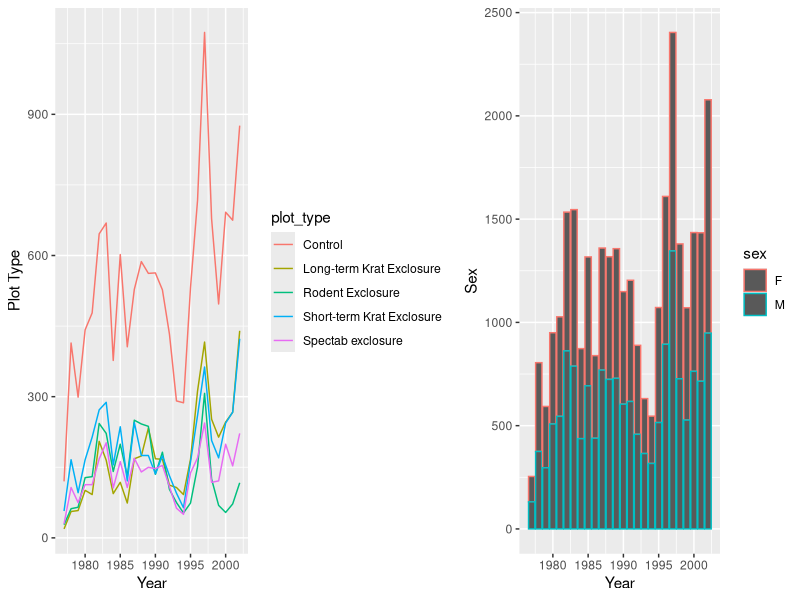
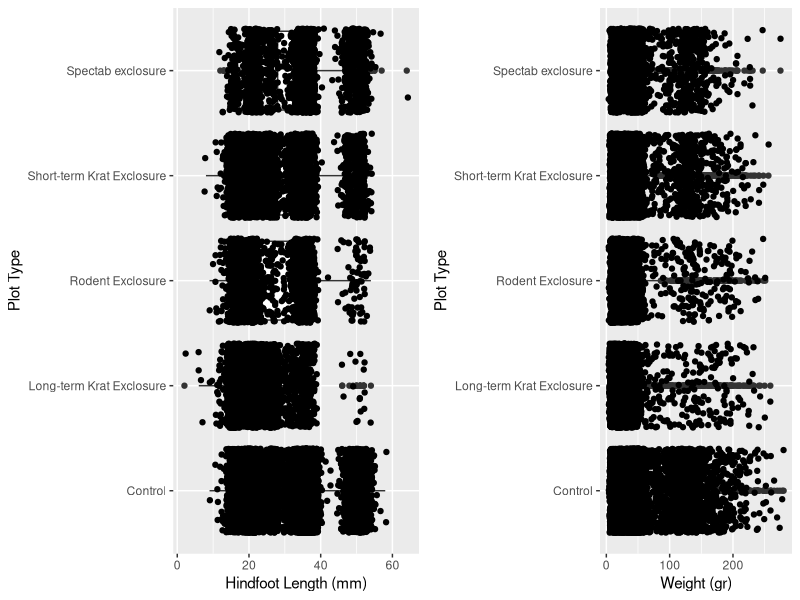
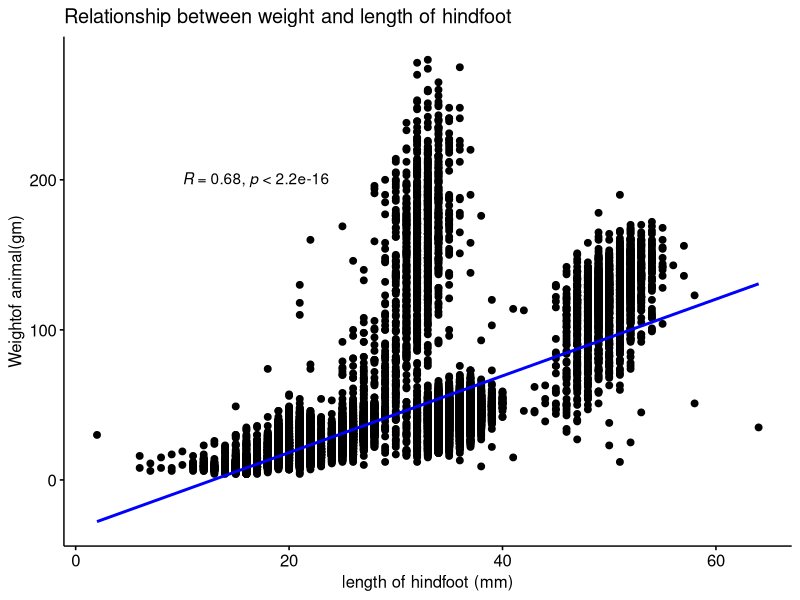
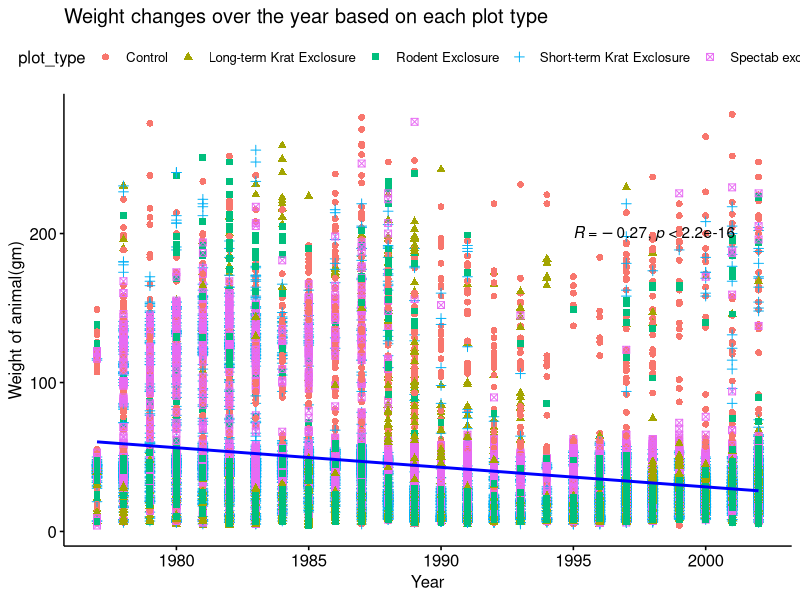
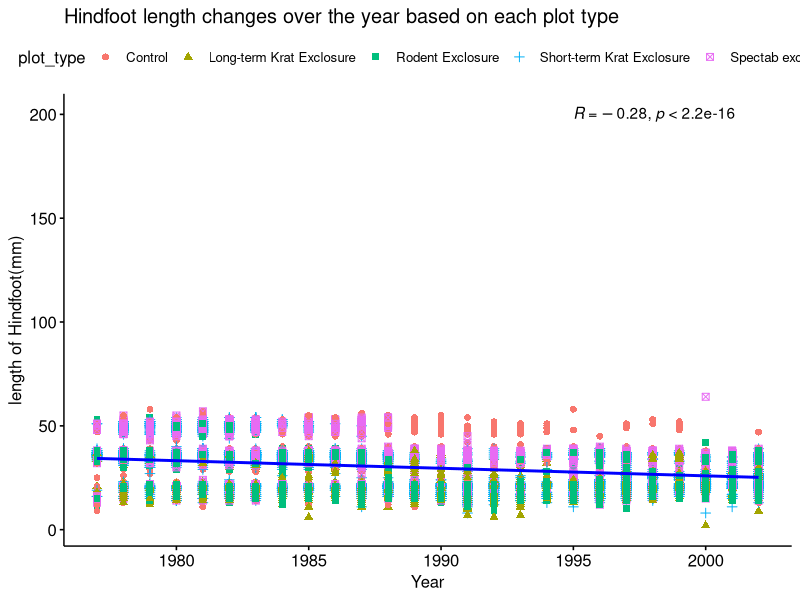
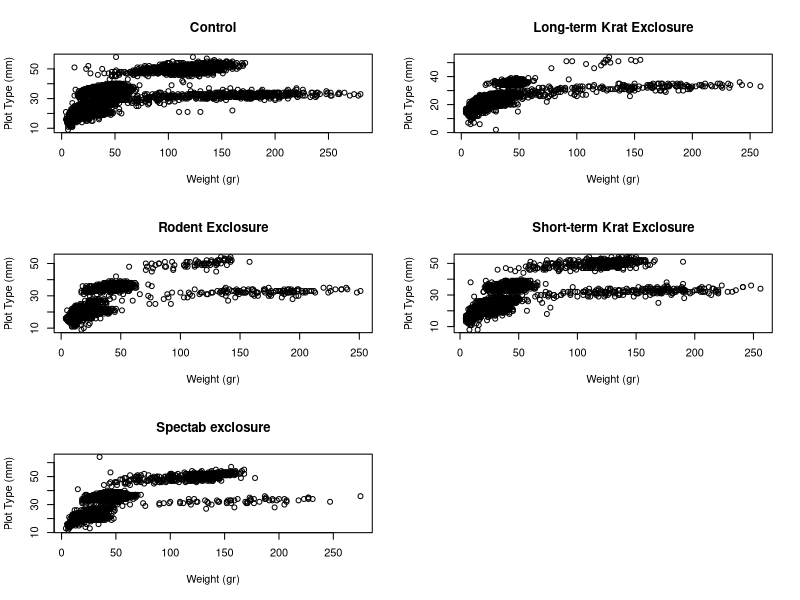
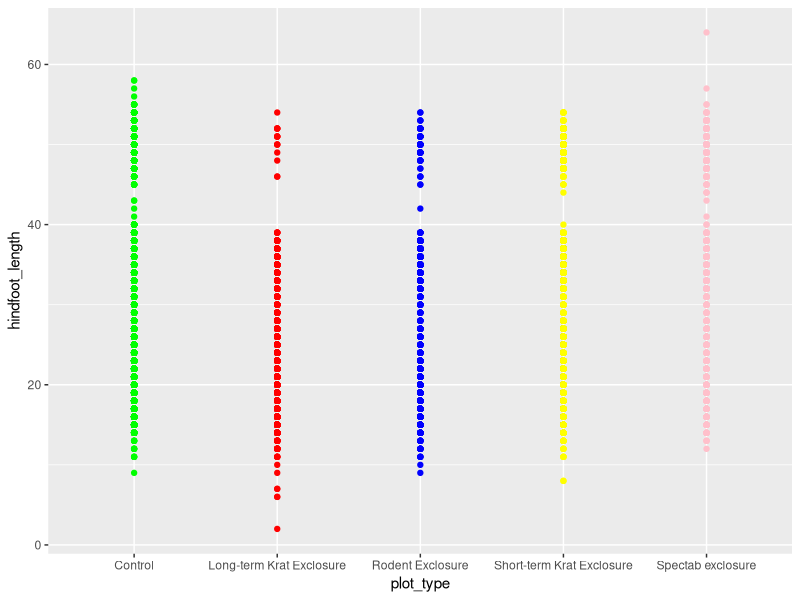

The R script that drew these images, in order:
## ---- chunk 1
knitr::opts_chunk$set(echo = TRUE)
## ---- chunk 2
library(tidyverse)
library(lubridate)
library(gridExtra)
library(ggplot2)
library(dbplyr)
library(ggpubr)
library(kableExtra)
## ---- chunk 3
surveys_combined <- read.csv("data/combined.csv")
## ---- chunk 4
#find the unique value of observed columns 
csex <- toString(levels(unique(surveys_combined$sex)))
cplot_type <- toString(levels(unique(surveys_combined$plot_type)))
cplot_id <- toString(sort(unique(surveys_combined$plot_id), decreasing = FALSE))
cgenus <- toString(levels(unique(surveys_combined$genus)))
cspecies <- toString(levels(unique(surveys_combined$species)))
cspecies_id <- toString(levels(unique(surveys_combined$species_id)))
#create the table of unique value
tbl_str <- data.frame( "Sex" = c(csex), "Plot Type" = c(cplot_type), 
                        "Plot ID" = c(cplot_id), "Genus" = c(cgenus), 
                        "Species" = c(cspecies), "Species ID" = c(cspecies_id))
kable(tbl_str, "html") %>%
  kable_styling(bootstrap_options = c("striped", "hover", "condensed", "responsive"))
## ---- chunk 5
surveys_combined_clear<- surveys_combined %>% 
  filter(!is.na(sex), sex != "", !is.na(hindfoot_length),hindfoot_length != "",
         !is.na(weight), weight != "") 
## ---- chunk 6
#create the table of nrow value before and after cleaning the data
tbl_nrow <- data.frame( "Before" = prettyNum(nrow(surveys_combined), big.mark = ","), 
                        "After" = prettyNum(nrow(surveys_combined_clear), big.mark = ","))
kable(tbl_nrow, "html") %>%
  kable_styling(
    bootstrap_options = c("striped", "hover", "condensed", "responsive"), full_width = F) %>%
    add_header_above(c("Data Cleaning " = 2))
## ---- chunk 7
#create statatistical summarize
summary(surveys_combined_clear)
## ---- chunk 8
#create line chart plot type per year
year_plot_type <- surveys_combined_clear %>% group_by(year, plot_type) %>% tally()
line_chart <- ggplot(year_plot_type, aes(x=year, y=n, color=plot_type)) + 
  geom_line() + xlab("Year") + ylab("Plot Type")
#create bar chart sex per year
year_sex <- surveys_combined_clear %>% group_by(year, sex) %>% tally()
bar_chart <- ggplot(year_sex, aes(x=year, y=n, color=sex)) + 
  geom_bar(stat="identity") + xlab("Year") + ylab("Sex")
#put chart to grid
timeseries_plot <- grid.arrange(line_chart, bar_chart, ncol=2, widths=c(8,6))
## ---- chunk 9
#create boxplot chart weight per plot_type
boxplot_chart_weight <- ggplot(surveys_combined_clear, aes(x=weight, y=plot_type))+
  geom_boxplot()+xlab("Weight (gr)")+ylab("Plot Type") +  geom_jitter()
#create boxplot chart hindfoot length per plot_type
boxplot_chart_length <- ggplot(surveys_combined_clear, aes(x=hindfoot_length, y=plot_type))+
  geom_boxplot()+xlab("Hindfoot Length (mm)")+ylab("Plot Type") + geom_jitter()
#put chart to grid
frequency_plot <- grid.arrange(boxplot_chart_length, boxplot_chart_weight, ncol=2, widths=c(8,7))
## ---- chunk 10
# Created by supria
# Scatter plot with correlation coefficient
#:::::::::::::::::::::::::::::::::::::::::::::::::
sp <- ggscatter(surveys_combined_clear, x = "hindfoot_length", y = "weight",
                title = "Relationship between weight and length of hindfoot", 
                xlab = "length of hindfoot (mm)", ylab = "Weightof animal(gm)",
                add = "reg.line",  # Add regressin line
                add.params = list(color = "blue", fill = "lightgray"), # Customize reg. line
                conf.int = TRUE # Add confidence interval
                )
# Add correlation coefficient
final.plot <- sp + stat_cor(method = "pearson", label.x = 10, label.y = 200)
final.plot
## ---- chunk 11
# created by supria
wg <- ggscatter(data=surveys_combined_clear, x='year',y='weight', 
                color ="plot_type", shape = "plot_type", 
                title = "Weight changes over the year based on each plot type", 
                xlab = "Year", ylab = "Weight of animal(gm)",
                add = "reg.line",  # Add regressin line
                add.params = list(color = "blue","red","green","yellow","pink", 
                                  fill = "lightgray"), # Customize reg. line
                conf.int = TRUE # Add confidence interval
                )  
# Add correlation coefficient
final.wg <- wg + stat_cor(method = "pearson", label.x = 1995, label.y = 200)
final.wg
## ---- chunk 12
# Created by supria
# Extend the regression lines beyond the domain of the data
##hindfoot changes over the year
hd <- ggscatter(data=surveys_combined_clear, x='year',y='hindfoot_length', 
                color ="plot_type",shape = "plot_type",
                title = "Hindfoot length changes over the year based on each plot type", 
                xlab = "Year", ylab = "length of Hindfoot(mm)",
                add = "reg.line",  # Add regressin line
                add.params = list(color = "blue","red","green","yellow","pink", 
                                  fill = "lightgray"), # Customize reg. line
                conf.int = TRUE # Add confidence interval
                )  
# Add correlation coefficient
final.hd<- hd + stat_cor(method = "pearson", label.x = 1995, label.y = 200)
final.hd
## ---- chunk 13
#get hindfoot_length, weight, genus, plot type per each plot type
lw_control <- surveys_combined_clear %>% select(hindfoot_length, weight , genus, plot_type) %>%
  filter(plot_type == "Control")
lw_longterm <- surveys_combined_clear %>% select(hindfoot_length, weight , genus, plot_type) %>%
  filter(plot_type == "Long-term Krat Exclosure")
lw_rodent <- surveys_combined_clear %>% select(hindfoot_length, weight , genus, plot_type) %>%
  filter(plot_type == "Rodent Exclosure")
lw_shortterm <- surveys_combined_clear %>% select(hindfoot_length, weight , genus, plot_type) %>%
  filter(plot_type == "Short-term Krat Exclosure")
lw_spectab <- surveys_combined_clear %>% select(hindfoot_length, weight , genus, plot_type) %>%
  filter(plot_type == "Spectab exclosure")
#create plot & examine the correlation each plot type and hindfootlength 
par(mfrow=c(3,2))
lw_control_plot <- plot(lw_control$weight, lw_control$hindfoot_length, xlab = "Weight (gr)",
                        ylab = "Plot Type (mm)", main = "Control")
lw_longterm_plot <- plot(lw_longterm$weight, lw_longterm$hindfoot_length, xlab = "Weight (gr)",
                        ylab = "Plot Type (mm)", main = "Long-term Krat Exclosure")
lw_rodent_plot <- plot(lw_rodent$weight, lw_rodent$hindfoot_length, xlab = "Weight (gr)",
                        ylab = "Plot Type (mm)", main = "Rodent Exclosure")
lw_shortterm_plot <- plot(lw_shortterm$weight, lw_shortterm$hindfoot_length, 
                          xlab = "Weight (gr)", ylab = "Plot Type (mm)", 
                          main = "Short-term Krat Exclosure")
lw_spectab_plot <- plot(lw_spectab$weight, lw_spectab$hindfoot_length, xlab = "Weight (gr)",
                        ylab = "Plot Type (mm)", main = "Spectab exclosure")


## ---- chunk 14
#get a correlation value per plot type
lw_control_cor <- cor(lw_control$weight, lw_control$hindfoot_length)
lw_longterm_cor <- cor(lw_longterm$weight, lw_longterm$hindfoot_length)
lw_rodent_cor <- cor(lw_rodent$weight, lw_rodent$hindfoot_length)
lw_shortterm_cor <- cor(lw_shortterm$weight, lw_shortterm$hindfoot_length)
lw_spectab_cor <- cor(lw_spectab$weight, lw_spectab$hindfoot_length)
#create data frame for correlation
tbl_cor <- data.frame("Control" = c(lw_control_cor), "Long Term" = c(lw_longterm_cor),
                      "Rodent" = c(lw_rodent_cor), "Short Term" = c(lw_shortterm_cor),
                      "Spectab" = c(lw_spectab_cor))
#get fit linear model (lm)
lw_control_lm <- lm(lw_control$hindfoot_length ~ lw_control$weight)
lw_longterm_lm <- lm(lw_longterm$hindfoot_length ~ lw_longterm$weight)
lw_rodent_lm <- lm(lw_rodent$hindfoot_length ~ lw_rodent$weight)
lw_shortterm_lm <- lm(lw_shortterm$hindfoot_length ~ lw_shortterm$weight)
lw_spectab_lm <- lm(lw_spectab$hindfoot_length ~ lw_spectab$weight)
#get summary of fit linear model 
lw_control_stat <- summary(lw_control_lm)
lw_longterm_stat <- summary(lw_longterm_lm)
lw_rodent_stat <- summary(lw_rodent_lm)
lw_shortterm_stat <- summary(lw_shortterm_lm)
lw_spectab_stat <- summary(lw_spectab_lm)
#get r square
lw_control_r <- lw_control_stat$r.squared
lw_longterm_r <- lw_longterm_stat$r.squared
lw_rodent_r <- lw_rodent_stat$r.squared
lw_shortterm_r <- lw_shortterm_stat$r.squared
lw_spectab_r <- lw_spectab_stat$r.squared
#create data frame for r square
tbl_r <- data.frame("Control" = c(lw_control_r), "Long Term" = c(lw_longterm_r), 
                    "Rodent" = c(lw_rodent_r), "Short Term" = c(lw_shortterm_r), 
                    "Spectab" = c(lw_spectab_r))
#get estimate weight
lw_control_ew <- lw_control_stat$coefficients["lw_control$weight","Estimate"]
lw_longterm_ew <- lw_longterm_stat$coefficients["lw_longterm$weight","Estimate"]
lw_rodent_ew <- lw_rodent_stat$coefficients["lw_rodent$weight","Estimate"]
lw_shortterm_ew <- lw_shortterm_stat$coefficients["lw_shortterm$weight","Estimate"]
lw_spectab_ew <- lw_spectab_stat$coefficients["lw_spectab$weight","Estimate"]
#create data frame for estimate weight
tbl_ew <- data.frame("Control" = c(lw_control_ew), "Long Term" = c(lw_longterm_ew), 
                    "Rodent" = c(lw_rodent_ew), "Short Term" = c(lw_shortterm_ew), 
                    "Spectab" = c(lw_spectab_ew))
#get standard error
#std.error <- modelCoeffs["speed", "Std. Error"]  # get std.error for speed
lw_control_se <- lw_control_stat$coefficients["lw_control$weight","Std. Error"]
lw_longterm_se <- lw_longterm_stat$coefficients["lw_longterm$weight","Std. Error"]
lw_rodent_se <- lw_rodent_stat$coefficients["lw_rodent$weight","Std. Error"]
lw_shortterm_se <- lw_shortterm_stat$coefficients["lw_shortterm$weight","Std. Error"]
lw_spectab_se <- lw_spectab_stat$coefficients["lw_spectab$weight","Std. Error"]
#get t-value
lw_control_t <- lw_control_ew/lw_control_se
lw_longterm_t <- lw_longterm_ew/lw_longterm_se
lw_rodent_t <- lw_rodent_ew/lw_rodent_se
lw_shortterm_t <- lw_shortterm_ew/lw_shortterm_se
lw_spectab_t <- lw_spectab_ew/lw_spectab_se
tbl_t <- data.frame("Control" = c(lw_control_t), "Long Term" = c(lw_longterm_t), 
                    "Rodent" = c(lw_rodent_t), "Short Term" = c(lw_shortterm_t), 
                    "Spectab" = c(lw_spectab_t))
#get p-value
lw_control_p <- formatC(2*pt(-abs(lw_control_t), length(lw_control)-1), format="e", digits=2)
lw_longterm_p <- formatC(2*pt(-abs(lw_longterm_t), length(lw_longterm)-1),format="e", digits=2)
lw_rodent_p <- formatC(2*pt(-abs(lw_rodent_t), length(lw_rodent)-1), format="e", digits=2)
lw_shortterm_p <-formatC(2*pt(-abs(lw_shortterm_t),length(lw_shortterm)-1),format="e",digits=2)
lw_spectab_p <- formatC(2*pt(-abs(lw_spectab_t), length(lw_spectab)-1), format="e", digits=2)
tbl_p <- data.frame("Control" = c(lw_control_p), "Long Term" = c(lw_longterm_p), 
                    "Rodent" = c(lw_rodent_p), "Short Term" = c(lw_shortterm_p), 
                    "Spectab" = c(lw_spectab_p))

#bind data
tbl_rbind <- rbind(tbl_cor, tbl_ew, tbl_r, tbl_p, tbl_t)
tbl_item <- data.frame(Values = c("Correlation", "Est. Weight", "R Square", 
                                  "p Value", "t Value"))
tbl_cbind <- cbind(tbl_item, tbl_rbind)
#create table 
kable(tbl_cbind, "html") %>%
  kable_styling(bootstrap_options = c("striped", "hover", "condensed", "responsive"))
## ---- chunk 15
#Check the relationship and dispersal each plot
        length_control <- surveys_combined_clear%>%
          select(hindfoot_length, plot_type , genus) %>%
          filter(plot_type == "Control")
        
        length_Longterm <- surveys_combined_clear %>%
          select(hindfoot_length, plot_type , genus) %>%
          filter(plot_type == "Long-term Krat Exclosure")
        
        length_rodent <- surveys_combined_clear %>%
          select(hindfoot_length, plot_type , genus) %>%
          filter(plot_type == "Rodent Exclosure")
        
        length_shortterm <- surveys_combined_clear %>%
          select(hindfoot_length, plot_type , genus) %>%
          filter(plot_type == "Short-term Krat Exclosure")
        
        length_spectab <- surveys_combined_clear %>%
          select(hindfoot_length, plot_type , genus) %>%
          filter(plot_type == "Spectab exclosure") 
        
        #Ggplot hindfoot_length and plot_type
          ggplot() +
          geom_point(data = length_control, aes(x=plot_type, y=hindfoot_length), 
                     color = 'green') +
          geom_point(data = length_Longterm, aes(x=plot_type, y=hindfoot_length), 
                     color = 'red') +
          geom_point(data = length_rodent, aes(x=plot_type, y=hindfoot_length), 
                     color = 'blue') +
          geom_point(data = length_shortterm, aes(x=plot_type, y=hindfoot_length), 
                     color = 'yellow') +
          geom_point(data = length_spectab, aes(x=plot_type, y=hindfoot_length), 
                     color = 'pink') 
